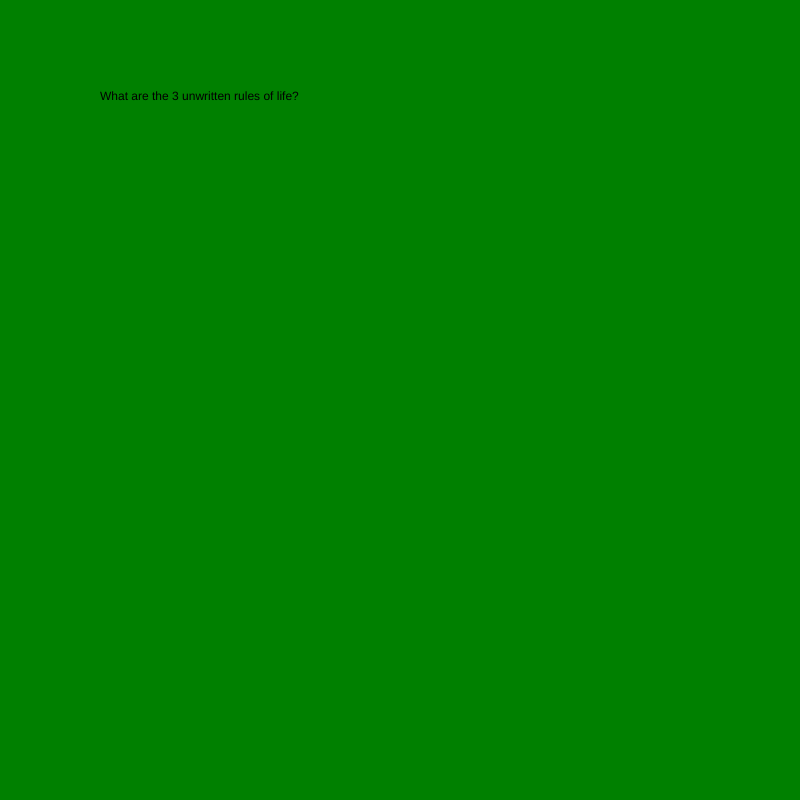
Frame 1 (no input)
Frame 60 (no input): identical to frame 1, image omitted
Frame 120 (the mouse pressed at the canvas centre since frame 60): identical to frame 1, image omitted

The p5.js sketch that drew this single still picture (run headless with seeded random() and noise() and a simulated clock; from frame 60 on, the mouse is pressed at the canvas centre):

// p5.js sketch
// ── sketch.js
var myState = 0 ;

// funciton preload(){
//   // preload goes before setup
// }

function setup() {
  // put setup code here
  createCanvas (800, 800)
}

function draw() {
  // put drawing code here
  background('green') ;
  switch(myState){
    // you can write myState = 1 HERE to test it
    case 0:
    text("What are the 3 unwritten rules of life?", 100, 100) ;
    break ;

    case 1:
    textSize(30)
    text("1.", 100, 100) ;
    text("2.", 100, 200) ;
    text("3.", 100, 300) ;
    break ;

    // case 2:
    // text("2.", 100, 100) ;
    // break ;
    //
    // case 3:
    // text("3.", 100, 100) ;
    // break ;



  }
}

function mouseReleased() {
  myState = myState + 1 ;
  if (myState > 1) {
    myState = 0 ;
  }

}
